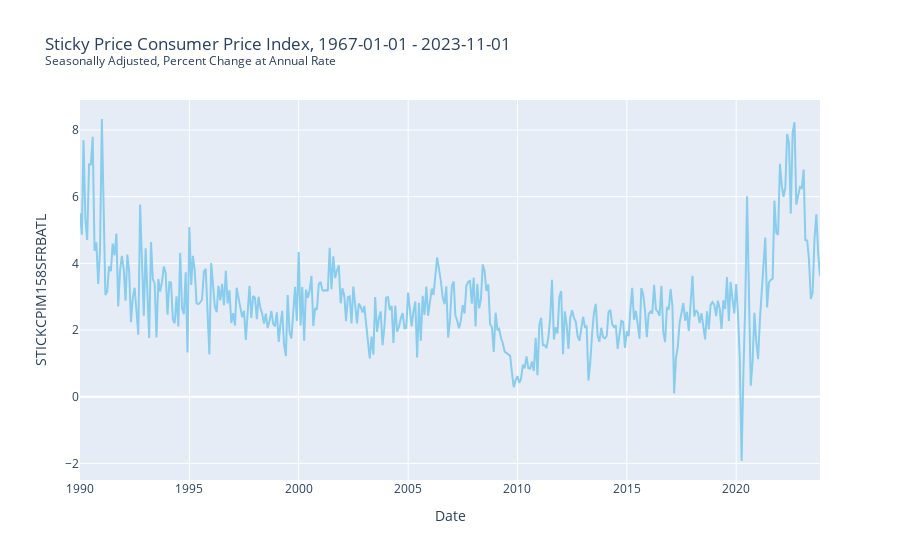

Notebook code for this chart:
### Code cell
sc.STICKCPIM158SFRBATL.plot()

### Figure 1 — Plotly figure (JSON) as saved in the notebook; plotly's stock layout.template omitted (floating-point values rounded to 4 significant figures; data arrays with more than 128 entries replaced by an {"elided": "..."} marker saying what was removed)
{"data": [{"hovertemplate": "Series=STICKCPIM158SFRBATL<br>Date=%{x}<br>STICKCPIM158SFRBATL=%{y}<extra></extra>", "legendgroup": "STICKCPIM158SFRBATL", "line": {"color": "rgb(136, 204, 238)", "dash": "solid"}, "marker": {"symbol": "circle"}, "mode": "lines", "name": "STICKCPIM158SFRBATL", "orientation": "v", "showlegend": true, "type": "scatter", "x": {"elided": "407 str values"}, "xaxis": "x", "y": {"elided": "407 float values"}, "yaxis": "y"}], "layout": {"legend": {"title": {"text": "Series"}, "tracegroupgap": 0}, "showlegend": false, "title": {"text": "Sticky Price Consumer Price Index, 1967-01-01 - 2023-11-01<br><sup>Seasonally Adjusted, Percent Change at Annual Rate</sup>"}, "xaxis": {"anchor": "y", "domain": [0, 1], "title": {"text": "Date"}}, "yaxis": {"anchor": "x", "domain": [0, 1], "title": {"text": "STICKCPIM158SFRBATL"}}}}
